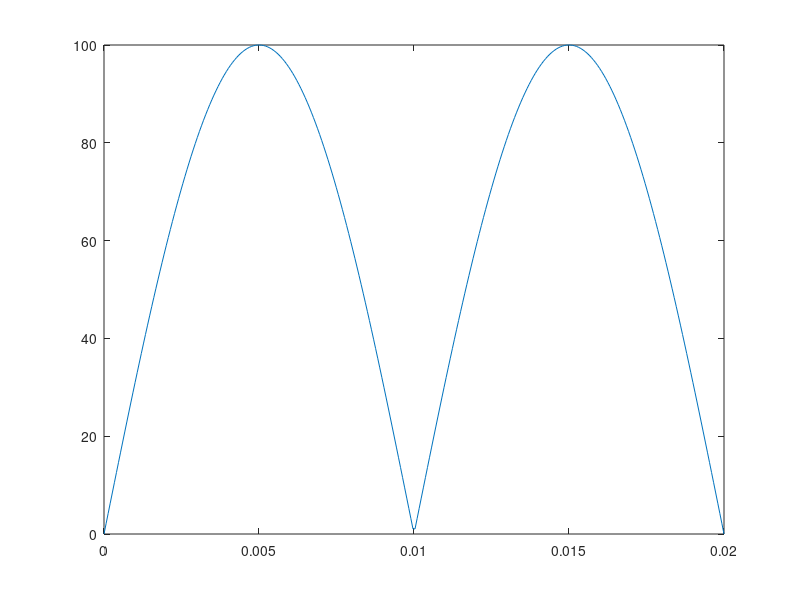

Write MATLAB code to recreate this figure.
t = 0:1:360;
plot (t, abs(sind(t)));

% Can be done in this way too
Tmax=2/100;
t=linspace(0,Tmax,300); %300 points
t = linspace (0 , Tmax, 300);
y = 100 * sin (100 * pi * t);
plot (t, y)
plot (t, abs(y))
